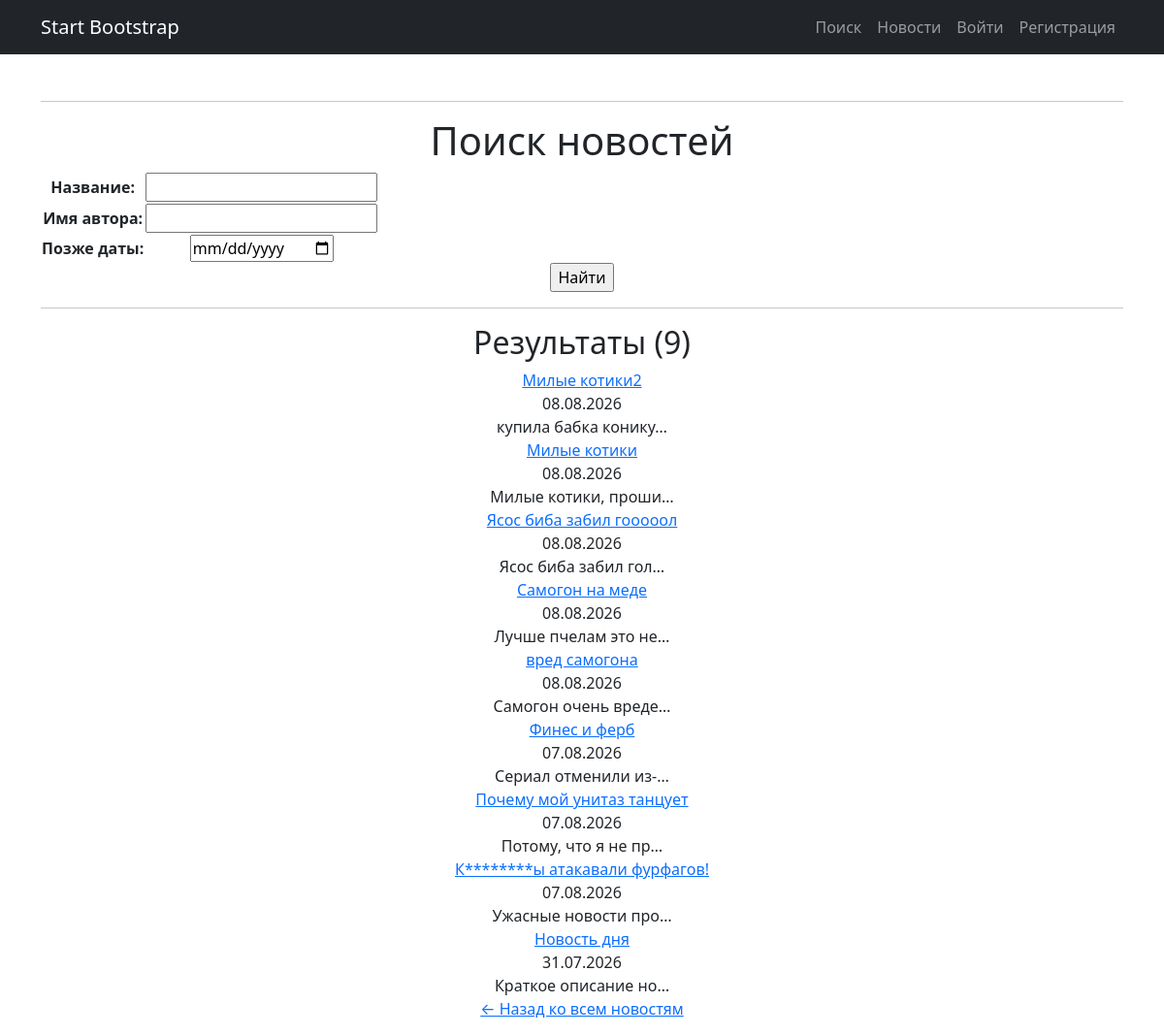
Page /news/search/ on the earlier database version.
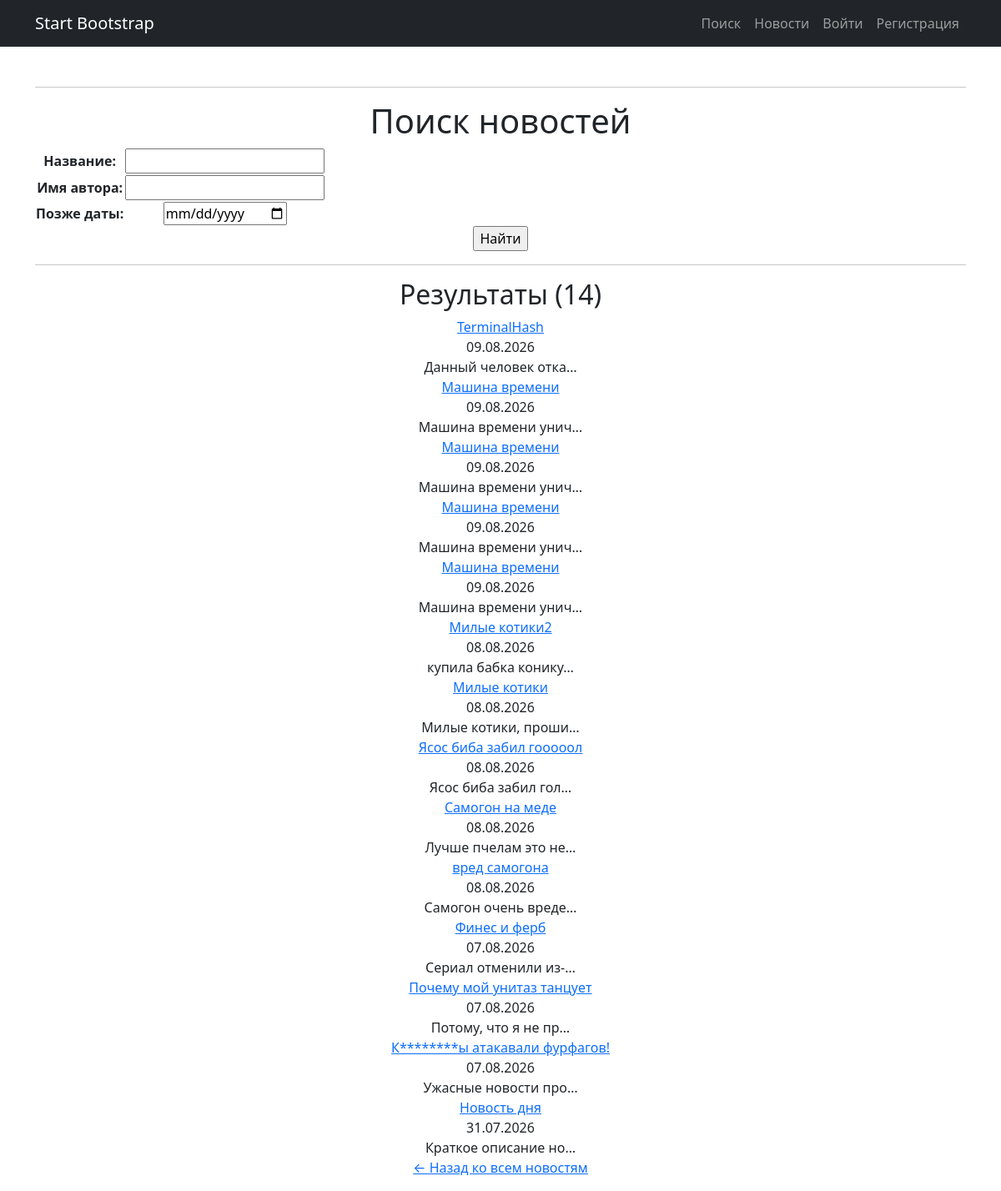
Same page on the later database version.
### news/models.py (models this page shows, shortened)
class Post(models.Model):
    ARTICLE = 'AR'
    NEWS = 'NE'
    POST_TYPES = [
        (ARTICLE, 'Статья'),
        (NEWS, 'Новость'),
    ]
    author = models.ForeignKey(Author, on_delete=models.CASCADE)
    post_type = models.CharField(max_length=2, choices=POST_TYPES, default=ARTICLE)
    created_at = models.DateTimeField(auto_now_add=True)
    categories = models.ManyToManyField(Category, through='PostCategory')
    title = models.CharField(max_length=255)
    content = models.TextField()
    rating = models.IntegerField(default=0)

### news/views.py (the view)
# urls.py: path('search/', views.news_search, name='search'),
def news_search(request):
    posts = Post.objects.filter(post_type=Post.NEWS).order_by('-created_at')
    filter = PostFilter(request.GET, queryset=posts)
    context = {
        'filter': filter,
    }
    return render(request, 'news_search.html', context)

### news/templatetags/censor_filters.py (called while the page is built)
@register.filter(name='censor')
@stringfilter
def censor(value):
    if not isinstance(value, str):
        raise TypeError("Фильтр 'censor' применяется только к строкам")
    result = value
    for word in BAD_WORDS:
        variants = [word, word.capitalize()]
        for variant in variants:
            if variant in result:
                censored = variant[0] + '*' * (len(variant) - 1)
                result = result.replace(variant, censored)
    return result

### templates/news_search.html (shortened to what this page needs)
{% extends 'default.html' %}
{% load censor_filters %}
{% block content %}
    <h1>Поиск новостей</h1>
    <form method="get">
        <table>
            {{ filter.form.as_table }}
        </table>
        <input type="submit" value="Найти">
    </form>
    <hr>
    {% if filter.qs %}
        <h2>Результаты ({{ filter.qs|length }})</h2>
        {% for post in filter.qs %}
            <div class="post">
                <div class="post-title">
                    <a href="{% url 'news:detail' post.pk %}">
                        {{ post.title|censor }}
                    </a>
                </div>
                <div class="post-date">
                    {{ post.created_at|date:"d.m.Y" }}
                </div>
                <div class="post-text">
                    {{ post.content|censor|truncatechars:20 }}
                </div>
            </div>
        {% empty %}
            <p>Новостей не найдено.</p>
        {% endfor %}
    {% endif %}
    <p><a href="{% url 'news:list' %}">← Назад ко всем новостям</a></p>
{% endblock %}

### templates/default.html (shortened to what this page needs)
<!DOCTYPE html>
<html lang="en">
    <head>
        {% load static %}
        <link href="{% static 'css/styles.css' %}" rel="stylesheet" />
    </head>
    <body>
        <nav class="navbar navbar-expand-lg navbar-dark bg-dark">
            <div class="container">
                <a class="navbar-brand" href="#">Start Bootstrap</a>
                <div class="collapse navbar-collapse" id="navbarSupportedContent">
                    <ul class="navbar-nav ms-auto mb-2 mb-lg-0">
                        <li class="nav-item"><a class="nav-link" href="{% url 'news:search' %}">Поиск</a></li>
                        <li class="nav-item"><a class="nav-link" href="{% url 'news:list' %}">Новости</a></li>
                        {% if user.is_authenticated %}
                           <li class="nav-item"> <span class="nav-link">Привет, {{ user.username }}!</span></li>
                        {% if not 'authors' in user.groups.all|join:", "  %}
                            <li class="nav-item"><a class="nav-link" href="{% url 'protect:upgrade' %}">Стать автором</a></li>
                        {% else %}
                             <span class="nav-link">Вы автор</span>
                        {% endif %}
                            <li class="nav-item"><a class="nav-link" href="{% url 'account_logout' %}">Выйти</a></li>
                        {% else %}
                           <li class="nav-item"><a class="nav-link" href="{% url 'account_login' %}">Войти</a></li>
                           <li class="nav-item"><a class="nav-link" href="{% url 'account_signup' %}">Регистрация</a></li>
                        {% endif %}
                    </ul>
                </div>
            </div>
        </nav>
        <div class="container">
            <div class="text-center mt-5">
                <hr>
                {% block content %}{% endblock %}
            </div>
        </div>
    </body>
</html>

Differences in the rows shown:
added Post: title|censor "TerminalHash", created_at "09.08.2026", content|censor "Данный человек отка…"
added Post: title|censor "Машина времени", created_at "09.08.2026", content|censor "Машина времени унич…"
added Post: title|censor "Машина времени", created_at "09.08.2026", content|censor "Машина времени унич…"
added Post: title|censor "Машина времени", created_at "09.08.2026", content|censor "Машина времени унич…"
added Post: title|censor "Машина времени", created_at "09.08.2026", content|censor "Машина времени унич…"
Other differences:
{{ filter.qs|length }}: "9" → "14"
